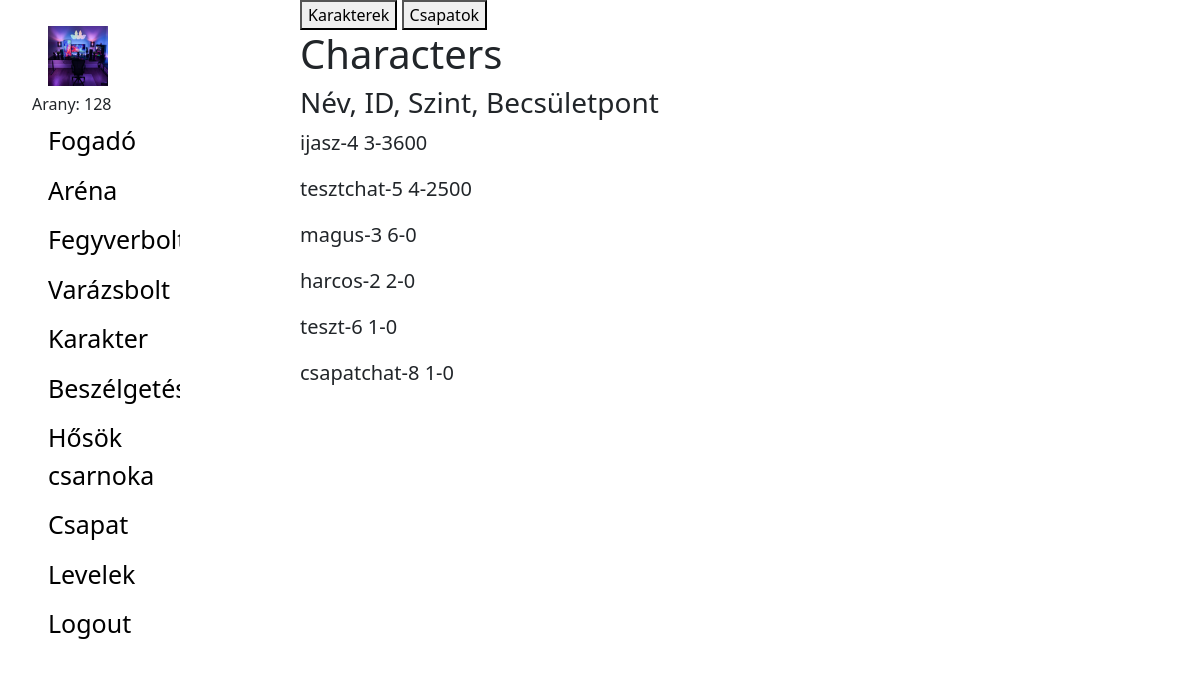
/kereses/ (signed in), run on an earlier commit of the app's database.
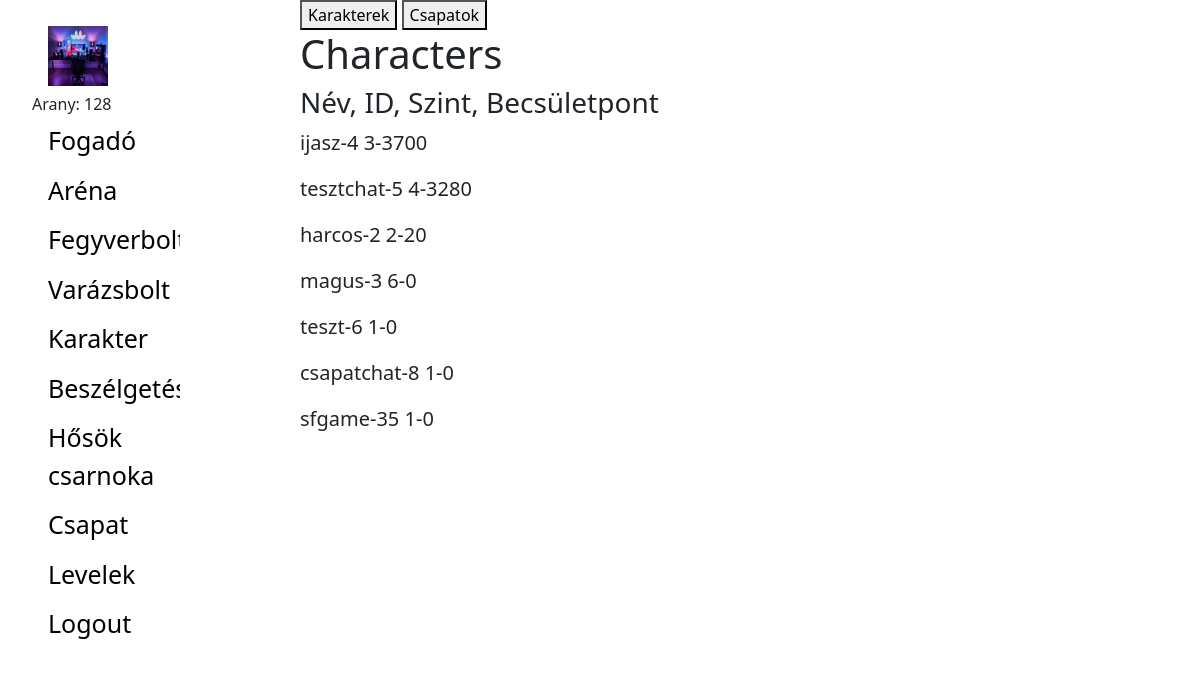
And on a later commit of the database.
### account/models.py (models this page shows, shortened)
class Character(models.Model):
	account = models.OneToOneField(Account, on_delete=models.CASCADE, primary_key=True)
	ROLES = (
		('warrior', 'warrior'),
		('mage', 'mage'),
		('scout', 'scout'),
	)
	character_type	= models.CharField(verbose_name = 'character type', max_length = 20, choices=ROLES, default='')
	level			= models.DecimalField(verbose_name='level', max_digits=19, decimal_places=0, default = 1) #szint
	strength		= models.DecimalField(verbose_name='strength', max_digits=19, decimal_places=0, default = 8) #erő
	skill 			= models.DecimalField(verbose_name='skill', max_digits=19, decimal_places=0, default = 6) #ügyesség
	intelligence	= models.DecimalField(verbose_name='intelligence', max_digits=19, decimal_places=0, default = 7) #értelem
	health_point	= models.DecimalField(verbose_name='health point', max_digits=19, decimal_places=0, default = 10) #életerő
	fortune 		= models.DecimalField(verbose_name='fortune', max_digits=19, decimal_places=0, default = 8) #szerencse
	shield 			= models.DecimalField(verbose_name='shield', max_digits=19, decimal_places=0, default = 0) #páncél
	rank			= models.DecimalField(verbose_name='rank', max_digits=19, decimal_places=0, blank = True, null = True) #helyezes
	honor			= models.DecimalField(verbose_name='honor', max_digits=19, decimal_places=0, default = 1) #becsuletpont
	gold 			= models.DecimalField(verbose_name='gold', max_digits=20, decimal_places=0, default=100)
	current_xp 		= models.DecimalField(verbose_name='xp', max_digits=20, decimal_places=0, default=0) # jelenlegi xp pont
	next_level_xp	= models.DecimalField(verbose_name='next level xp', max_digits=20, decimal_places=0, default=150) # következő szint eléréshez szükséges xp pont
	objects 		= CharacterManager()
	def __str__ (self):
		return self.account.username

class Account(AbstractBaseUser):
	username		= models.CharField(verbose_name = 'username', max_length = 20, unique = True)
	email 			= models.EmailField(verbose_name = 'email', max_length = 128, unique = True)
	date_joined		= models.DateTimeField(verbose_name = 'date joined', auto_now_add = True)
	last_login		= models.DateTimeField(verbose_name = 'last login', auto_now = True)
	is_admin		= models.BooleanField(default=False)
	is_superuser	= models.BooleanField(default=False)
	is_staff		= models.BooleanField(default=False)
	is_active		= models.BooleanField(default=True) # - lehet false pl email-es aktivalas
	profile_image	= models.ImageField(null=True, blank=True, upload_to=profile_image_path)
	objects = CustomAccountManager()
	USERNAME_FIELD 	= 'username'
	REQUIRED_FIELDS	= ['email']

### core/views.py (the view)
# urls.py: path('kereses/', users_search_view, name='search'),
@login_required(login_url='login')
def users_search_view(request):
	characters = Character.objects.get_all_characters_in_ordered_list_without_admins()
	teams = Team.objects.all()
	context = {
		'characters': characters,
		'teams': teams,
		}
	return render(request, 'core/search_users.html', context)

### account/models.py (called while the page is built)
	def get_all_characters_in_ordered_list_without_admins(self):
		characters = [Character.objects.get(account=user) for user in Account.objects.exclude(is_admin=True)]
		try:
			characters = sorted(characters, key=lambda character: character.account.date_joined) # először date szerint orderelünk
			characters = sorted(characters, key=attrgetter('honor','level'), reverse=True) # utana a mar rendezett listat honor és level szerint
		except:
			characters = sorted(characters, key=attrgetter('honor','level', 'account.username'), reverse=True)  # minimális az esély arra, hogy 2 felhasználó ms-re pontosan
		return characters

### templatetags/user_info_tags.py (called while the page is built)
@register.simple_tag
def get_user_profile_picture(current_user):
	account = Account.objects.get(id=current_user.id)
	if account.profile_image:
		img_path = account.profile_image.url
	else:
		img_path = STATIC_IMAGE_PATH_IF_DEFAULT_PIC_SET
	return img_path

@register.simple_tag
def get_user_gold_count(current_user):
	return Character.objects.get(account=Account.objects.get(id=current_user.id)).gold

### core/templates/core/search_users.html (shortened to what this page needs)
{% extends 'base.html' %}
{% block content %}
<div class="main">
	<button id="characters-button" onclick="hideAndUnhide('showCharacters')">Karakterek</button>
	<button id="teams-button" onclick="hideAndUnhide('showTeams')">Csapatok</button>
	<div id="characters-list">
		<h1>Characters</h1>
		<h3>Név, ID, Szint, Becsületpont</h3>
		{% for character in characters %}
		<p id="user-under-investigation" onclick="selectUser('{{character.account.id}}')">{{character}}-{{character.account.id}}
		{{character.level}}-{{character.honor}}</p><br>
		{% endfor %}
	</div>
</div>
{% endblock %}

### templates/base.html (shortened to what this page needs)
<!DOCTYPE html>
<html>
<head>
	<link href="https://cdn.jsdelivr.net/npm/bootstrap@5.2.0/dist/css/bootstrap.min.css" rel="stylesheet">
</head>
<body>
	<div class="wrapper">
		{% include 'sidebar.html' %}
			{% block content %}
			{% endblock %}
	</div>
</body>
</html>

### templates/sidebar.html (shortened to what this page needs)
{% load static %}
{% load user_info_tags %}
<div class="sidenav">
  <ul class="sidebar-nav">
    <li id="user-info-li"><a href="{% url 'profile' user_id=request.user.id %}"><img src="{% static 'images/blank_profile_image.png' %}" id="side_bar_profile_image"></a>
    <span id="gold-count"></span></li>
    <li><a href="{% url 'home_page' %}">Fogadó</a></li>
    <li><a href="{% url 'game:arena' %}">Aréna</a></li>
    <li><a href="#">Fegyverbolt</a></li>
    <li><a href="#">Varázsbolt</a></li>
    <li><a href="{% url 'profile' user_id=request.user.id %}">Karakter</a></li>
    <li><a href="{% url 'public_chat' %}">Beszélgetés</a><div id="public-chat-notification-counter"></div></li>
    <li><a href="{% url 'search' %}">Hősök csarnoka</a></li>
    <li><a href="{% url 'team:user_team_view' %}">Csapat</a><div id="team-chat-notification-counter"></div></li>
    <li><a href="{% url 'private_chat:private_chat_room' %}">Levelek</a><div id="private-chat-notification-counter"></div></li>
    <li><a href="{% url 'logout' %}">Logout</a></li>
  </ul>
</div>

### core/templates/core/search_users.html (style rules this page uses)
#characters-list { display: block; }
#characters-list p { font-size: 20px; display: inline-block; }

What changed in the data, as far as the page shows it:
changed Character "ijasz": honor "3600" → "3700"
changed Character "tesztchat": honor "2500" → "3280"
changed Character "harcos": honor "0" → "20"; moves up the list
added Character: account_id.username "sfgame", account.id "35", level "1", honor "0"
